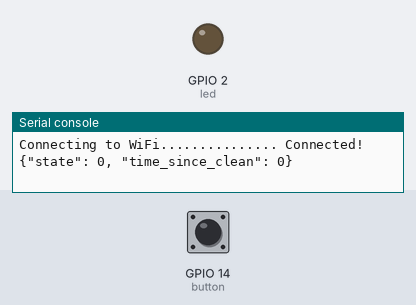
A program run on a simulated ESP32 board running MicroPython. Parts: output pins drawn as LEDs (lit = HIGH), the last lines printed to the serial console. Inputs (shaded band) come from the test bench; at power-on: GPIO 14 (button) HIGH. WiFi joins after 1.5 s; no MQTT or app messages arrive unless stated; the clock reads 2024-03-15 10:24:30 at power-on unless the program sets it.

Above: at 1.7 s.
At 32.2 s:
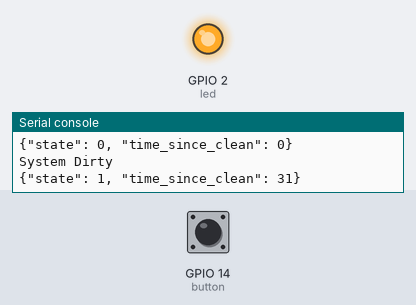
Timing chart, 0 to 33.7 s (numbered marks = the images above):
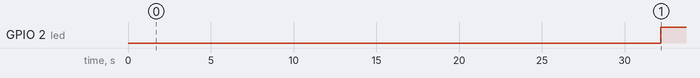

Measured:
- by itself, GPIO 2 (led): LOW → HIGH at 32.2 s

The program:

smart_clean.py
```python
import network
from machine import Pin
import time
import ujson
from umqtt.simple import MQTTClient


#wifi

print("Connecting to WiFi", end="")
sta_if = network.WLAN(network.STA_IF)
sta_if.active(True)
sta_if.connect('Wokwi-GUEST', '')
while not sta_if.isconnected():
  print(".", end="")
  time.sleep(0.1)
print(" Connected!")


# ==== MQTT SETUP ====
MQTT_BROKER = "broker.hivemq.com"
MQTT_TOPIC = "pub/cleaning/status"
client = MQTTClient("esp32_cleaner", MQTT_BROKER)
client.connect()

# ==== HARDWARE ====
button = Pin(14, Pin.IN, Pin.PULL_UP)  # start cleaning
led = Pin(2, Pin.OUT)                  # status indicator

# ==== STATES ====
IDLE = 0
DIRTY = 1
CLEANING = 2
CLEANED = 3

state = IDLE

# ==== TIMING ====
last_clean_time = time.time()
cleaning_duration = 10          # seconds (simulate cleaning)
dirty_threshold = 30            # seconds before needs cleaning

cleaning_start = 0

# ==== REPORT FUNCTION ====
def report():
    elapsed = time.time() - last_clean_time

    message = ujson.dumps({
        "state": state,
        "time_since_clean": int(elapsed)
    })

    client.publish(MQTT_TOPIC, message)
    print(message)

last_report = 0
last_state = -1

# ==== MAIN LOOP ====
while True:
    now = time.time()

    # --- STATE MACHINE ---

    if state == IDLE:
        led.value(0)

        if now - last_clean_time > dirty_threshold:
            state = DIRTY
            print("System Dirty")

    elif state == DIRTY:
        led.value(1)  # alert

        if button.value() == 0:  # pressed
            state = CLEANING
            cleaning_start = now
            print("System Clean Started")

    elif state == CLEANING:
        led.value(not led.value())
        time.sleep(0.2)

        if now - cleaning_start > cleaning_duration:
            state = CLEANED
            last_clean_time = now
            print("System Clean Complted")

    elif state == CLEANED:
        led.value(0)
        report()   # send update once cleaning finishes
        time.sleep(2)
        state = IDLE
        print("System Going To idle")

# --- PERIODIC REPORT ---

    if state != last_state:
        report()
        last_state = state

   # if now - last_report > 10:
   #     report()
   #     last_report = now

    time.sleep(0.1)
```
